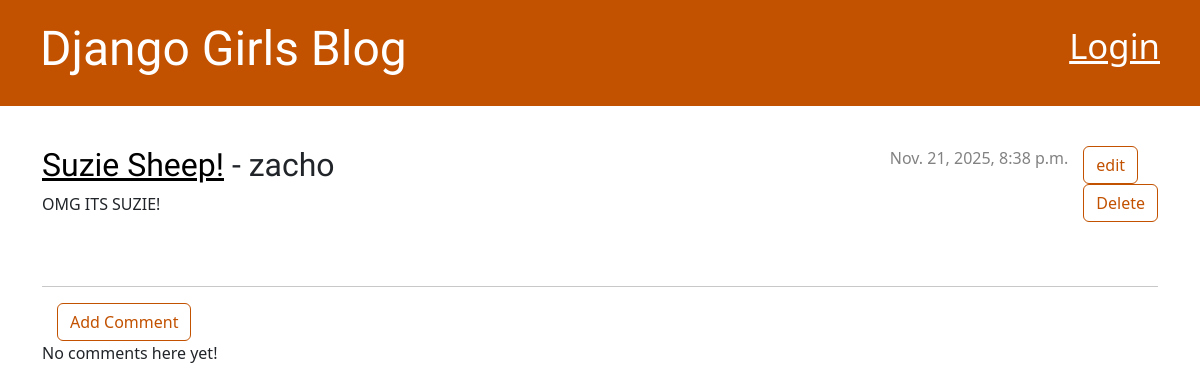
/post/1, run on an earlier commit of the app's database.
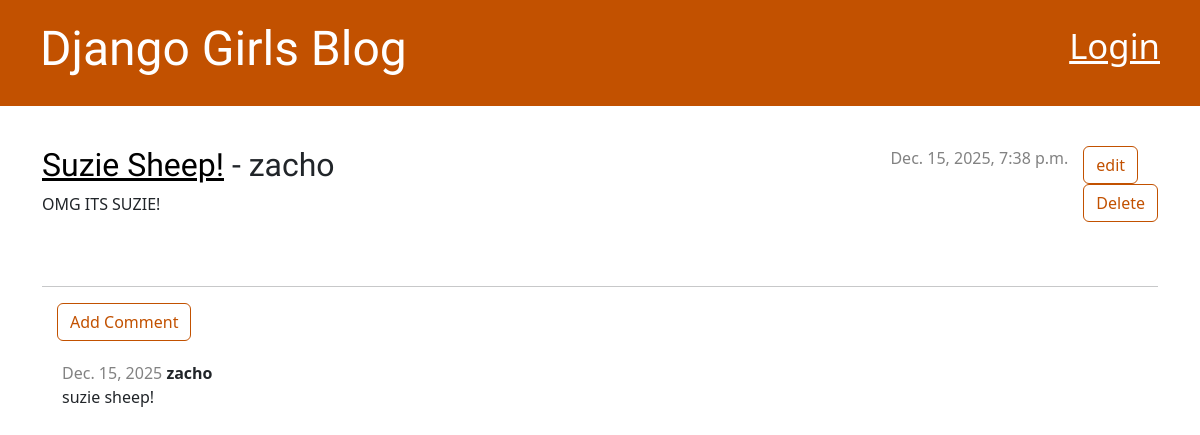
And on a later commit of the database.
### blog/models.py (models this page shows, shortened)
class Post(models.Model):
    author = models.ForeignKey(settings.AUTH_USER_MODEL, on_delete=models.CASCADE)
    title = models.CharField(max_length=200)
    text = models.TextField()
    created_date = models.DateTimeField(default=timezone.now)
    published_date = models.DateTimeField(blank=True, null=True)

class Comment(models.Model):
    post = models.ForeignKey('blog.Post', on_delete=models.CASCADE, related_name='comments')
    author = models.ForeignKey(settings.AUTH_USER_MODEL, on_delete=models.CASCADE)
    text = models.TextField()
    created_date = models.DateField(default=timezone.now)
    approved_comment = models.BooleanField(default=True)

### blog/views.py (the view)
# urls.py: path('post/<int:pk>', views.post_detail, name="post_detail"),
def post_detail(request, pk):
    post = get_object_or_404(Post,pk=pk)
    return render(request, 'blog/post_detail.html', {'post':post})

### blog/templates/blog/post_detail.html
{% extends 'blog/base.html' %}
{% block content %}
    <article class="post">
        <aside class="actions">
            <a class="btn btn-secondary" href="{% url 'post_edit' pk=post.pk %}">edit</a>
                <form method="POST" action="{% url 'post_remove' pk=post.pk %}" class="post-form">{% csrf_token %}
                    <button type="submit" class="save btn btn-secondary" name="delete">Delete</button>
                </form>
        </aside>
        {% if post.published_date %}
            <time class="date">{{ post.published_date }}</time>
            {% else %}
                <form method="POST" action="{% url 'post_publish' pk=post.pk %}" class="post-form">{% csrf_token %}
                    <button type="submit" class="save btn btn-secondary" name="publish">Publish</button>
                </form>
        {% endif %}
        <h2><a href="{% url 'post_detail' pk=post.pk %}">{{ post.title }}</a> - {{post.author}}</h2>
        <p>{{ post.text|linebreaksbr }}</p>
    </article>
    <hr>
    <a class="btn btn-secondary" href="{% url 'add_comment_to_post' pk=post.pk %}">Add Comment</a>
    {% for comment in post.comments.all %}
        <div class="comment">
            <time class="date">{{ comment.created_date }}</time>
            <strong>{{ comment.author }}</strong>
            <p>{{ comment.text|linebreaksbr }}</p>
        </div>
    {% empty %}
        <p>No comments here yet!</p>
    {% endfor %}
{% endblock %}

### blog/templates/blog/base.html (shortened to what this page needs)
{% load static %}
<!DOCTYPE html>
<html lang="en">
<head>
    <link rel="stylesheet" href="https://cdn.jsdelivr.net/npm/bootstrap@5.3.3/dist/css/bootstrap.min.css">
    <link rel="stylesheet" href="{% static 'css/blog.css'%}">
</head>
<body>
    <header class="page-header">
            {% if user.is_authenticated %}
            <a href="{% url 'post_new' %}" class="top-menu">
                Add New
            </a>
            <a href="{% url 'post_draft_list' %}" class="top-menu">
                Drafts
            </a>
            <a button href="/logout" class="top-menu" style="background: none; border: none;">
                Logout
            </a>
            {% else %}
            <a href="{% url 'login' %}" class="top-menu">
                Login
            </a>
            {% endif %}
            <h1><a href="/">Django Girls Blog</a></h1>
    </header>
    <main class="container">
        <div class="row">
            <div class="coloumn">
                {% block content %}
                {% endblock %}
            </div>
        </div>
    </main>
</body>
</html>

### blog/static/css/blog.css (style rules this page uses)
.page-header { background-color: #C25100; margin-top: 0; margin-bottom: 40px; padding: 20px 20px 20px 40px; }
.page-header h1, .page-header h1 a, .page-header h1 a:visited, .page-header h1 a:active { color: #ffffff; font-size: 36pt; text-decoration: none; }
h1, h2, h3, h4 { font-family: 'Lobster'; }
.date { color: #828282; }
.save { float: right; }
.top-menu, .top-menu:hover, .top-menu:visited { color: #ffffff; float: right; font-size: 26pt; margin-right: 20px; }
.post { margin-bottom: 70px; }
.post h2 a, .post h2 a:visited { color: #000000; }
.post > .date, .post > .actions { float: right; }
.btn-secondary, .btn-secondary:visited { color: #C25100; background: none; border-color: #C25100; margin-left: 15px; }
.comment { margin: 20px 0px 20px 20px; }

What changed in the data, as far as the page shows it:
changed Post "Suzie Sheep!": published_date "Nov. 21, 2025, 8:38 p.m." → "Dec. 15, 2025, 7:38 p.m."
added Comment: created_date "Dec. 15, 2025", author "zacho", text "suzie sheep!"
Also different on the page:
text no longer shown: "No comments here yet!"
